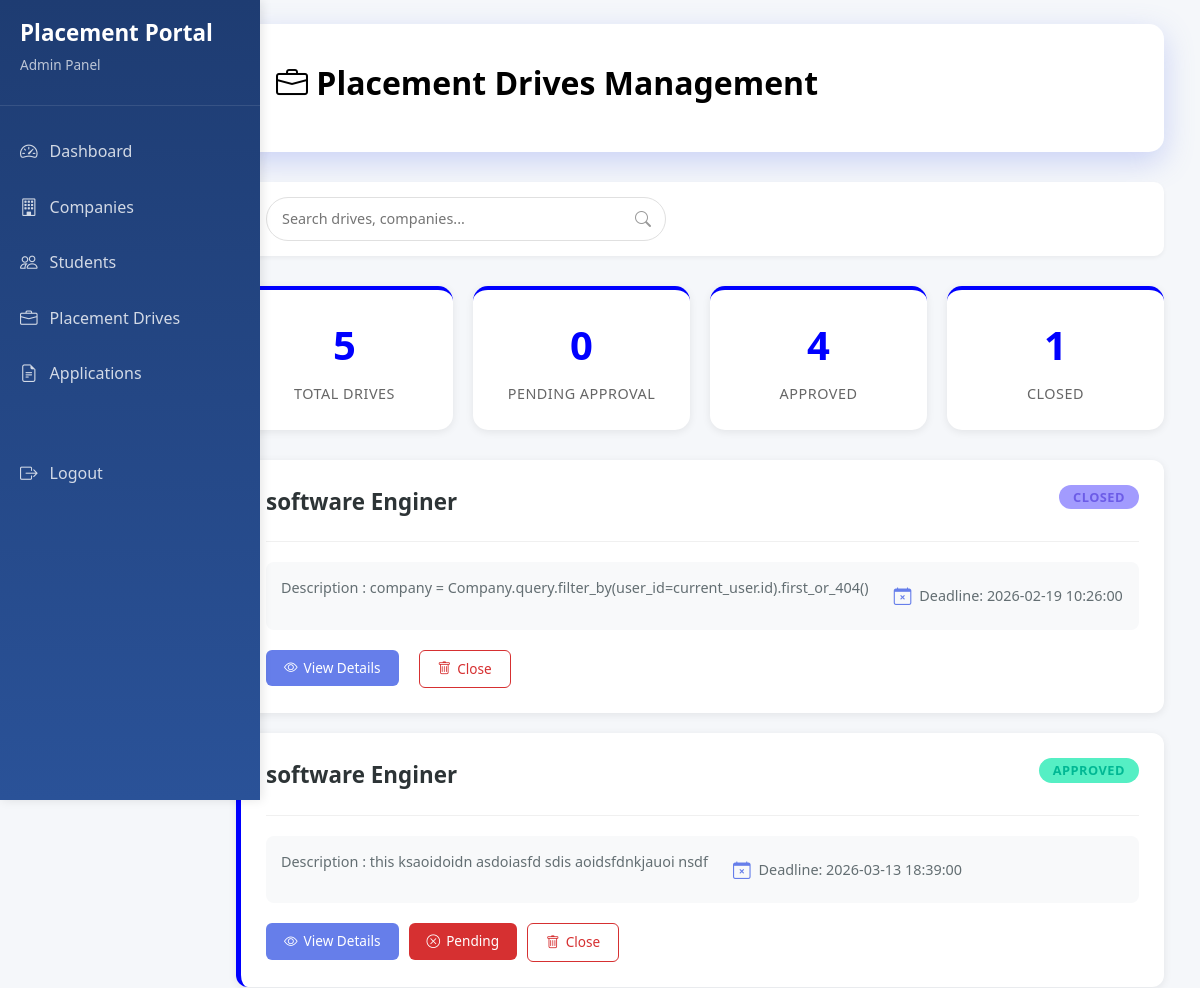
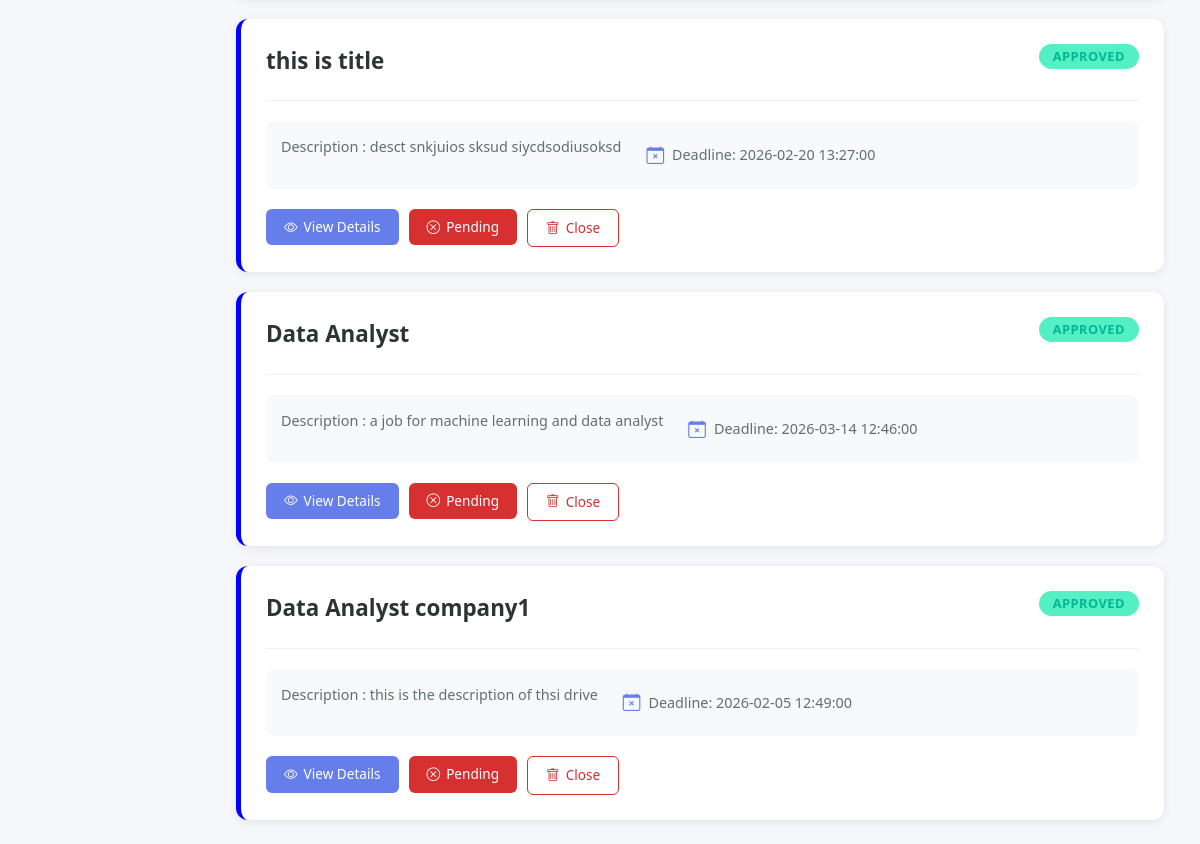
/admin/drives (signed in), run on the app's committed database (2 pictures, top to bottom).
### portal/models.py (models this page shows)
class Drive(db.Model,UserMixin):
    __tablename__ = 'placement_drives'
    id = db.Column(db.Integer , primary_key = True)
    company_id = db.Column(db.Integer,db.ForeignKey('companies.id') , nullable = False)
    job_title = db.Column(db.String(100), nullable = False)
    description = db.Column(db.String(200), nullable = False)
    eligibility = db.Column(db.String(100), nullable = False)
    deadline = db.Column(db.DateTime, nullable = False)
    status = db.Column(db.String(20), nullable = False,default ='APPROVED') #APPROVED,PENDING,CLOSED
    company = db.relationship('Company' , backref = 'companies')

### app.py (the view)
@app.route('/admin/drives')
@login_required
def admin_drives():
    d = Drive.query.all()
    t_p = len(Drive.query.filter_by(status = 'PENDING').all())
    t_a = len(Drive.query.filter_by(status = 'APPROVED').all())
    t_c = len(Drive.query.filter_by(status = 'CLOSED').all())
    return render_template('admin/admin_drives.html',t_d = len(d),t_p = t_p,t_c = t_c , t_a = t_a,drive = d)

### app.py (called while the page is built)
@login_manager.user_loader
def load_user(user_id):
    return User.query.get(int(user_id))

### templates/admin/admin_drives.html (shortened to what this page needs)
{% extends "admin/admin_base.html" %}
{% block content %}
<div class="header">
    <h1><i class="bi bi-briefcase"></i> Placement Drives Management</h1>
</div>
<div class="nav">
    <div class="search">
        <input type="text" placeholder="Search drives, companies...">
        <i class="bi bi-search"></i>
    </div>
</div>
<div class="stats">
    <div class="stat hov">
        <div class="stat-number">{{t_d}}</div>
        <div class="stat-label">Total Drives</div>
    </div>
    <div class="stat hovr">
        <div class="stat-number">{{t_p}}</div>
        <div class="stat-label">Pending Approval</div>
    </div>
    <div class="stat hov">
        <div class="stat-number">{{t_a}}</div>
        <div class="stat-label">Approved</div>
    </div>
    <div class="stat hovr">
        <div class="stat-number">{{t_c}}</div>
        <div class="stat-label">Closed</div>
    </div>
</div>
<div class="drives-container">
    {% for d in drive %}
    <div class="drive-card pending">
        <div class="drive-header">
            <div style="display: flex; align-items: start; flex: 1;">
                <div class="drive-title-section">
                    <div class="drive-title">{{d.job_title}} </div>
                </div>
            </div>
            <div class="status-badges">
                {% if d.status == 'APPROVED'%}
                <span class="badge badge-approved">APPROVED</span>
                {% elif d.status == 'PENDING' %}
                <span class="badge badge-pending">PENDING</span>
                {% else %}
                <span class="badge badge-closed">CLOSED</span>
                {% endif %}
            </div>
        </div>
        <div class="drive-meta">
            <div class="meta-item">
                <p>Description : {{d.description}} </p>
            </div>
            <div class="meta-item">
                <i class="bi bi-calendar-x"></i>
                <span>Deadline: {{d.deadline}}</span>
            </div>
        </div>
        <div class="action-buttons">
            <a href="{{url_for('drive_detail' , drive_id = d.id)}}">
                <button class="btn-action btn-view">
                    <i class="bi bi-eye"></i> View Details
                </button>
            </a>
            <a href="{{url_for('app_drive', drive_id=d.id)}}">
                {% if d.status == 'PENDING' %}
                <button class="btn-action btn-approve">
                    <i class="bi bi-check-circle"></i> Approve
                </button>
                {% elif d.status == 'APPROVED' %}
                <button class="btn-action btn-reject">
                    <i class="bi bi-x-circle"></i> Pending
                </button>
                {% endif %}
            </a>
            <a href="{{url_for('close_drive' , drive_id = d.id)}}">
                <button class="btn-action btn-delete">
                    <i class="bi bi-trash"></i> Close
                </button>
            </a>
        </div>
    </div>
    {% endfor %}
</div>
{% endblock %}

### templates/admin/admin_base.html (style rules this page uses)
* { margin: 0; padding: 0; box-sizing: border-box; }
body { font-family: 'Segoe UI', Tahoma, Geneva, Verdana, sans-serif; background: #f5f7fa; color: #333; }
.nav { background: white; padding: 15px 30px; border-radius: 10px; margin-bottom: 30px; box-shadow: 0 2px 4px rgba(0, 0, 0, 0.05); display: flex; justify-content: space-between; align-items: center; }
.search { flex: 1; max-width: 400px; position: relative; }
.search input { width: 100%; padding: 10px 40px 10px 15px; border: 1px solid #e0e0e0; border-radius: 25px; font-size: 0.9rem; }
.search i { position: absolute; right: 15px; top: 50%; transform: translateY(-50%); color: #999; }
.header { background-color: white; color: black; padding: 40px; border-radius: 15px; margin-bottom: 30px; box-shadow: 0 10px 30px rgba(102, 126, 234, 0.3); }
.header h1 { font-size: 2rem; margin-bottom: 10px; font-weight: 700; }
.stats { display: grid; grid-template-columns: repeat(auto-fit, minmax(200px, 1fr)); gap: 20px; margin-bottom: 30px; }
.stat { background: white; padding: 25px; border-radius: 12px; box-shadow: 0 2px 8px rgba(0, 0, 0, 0.08); text-align: center; transition: transform 0.3s ease, box-shadow 0.3s ease; border-top: 4px solid blue; }
.stat-number { font-size: 2.5rem; font-weight: 700; color: blue; margin-bottom: 8px; }
.stat-label { font-size: 0.9rem; color: #666; text-transform: uppercase; letter-spacing: 0.5px; font-weight: 500; }
.drives-container { display: grid; gap: 20px; }
.drive-card { background: white; border-radius: 12px; padding: 25px; box-shadow: 0 2px 8px rgba(0, 0, 0, 0.08); transition: all 0.3s ease; border-left: 5px solid blue; position: relative; }
.drive-header { display: flex; justify-content: space-between; align-items: start; margin-bottom: 20px; padding-bottom: 15px; border-bottom: 1px solid #f0f0f0; }
.drive-title-section { flex: 1; }
.drive-title { font-size: 1.4rem; font-weight: 600; color: #2d3436; margin-bottom: 8px; }
.status-badges { display: flex; gap: 8px; flex-wrap: wrap; }
.badge { padding: 6px 14px; border-radius: 20px; font-size: 0.8rem; font-weight: 600; text-transform: uppercase; letter-spacing: 0.5px; }
.badge-approved { background: #55efc4; color: #00b894; }
.badge-closed { background: #a29bfe; color: #6c5ce7; }
.drive-meta { display: flex; flex-wrap: wrap; gap: 25px; margin: 20px 0; padding: 15px; background: #f8f9fa; border-radius: 8px; }
.meta-item { display: flex; align-items: center; gap: 8px; font-size: 0.9rem; color: #636e72; }
.meta-item i { color: #667eea; font-size: 1.1rem; }
.action-buttons { display: flex; flex-wrap: wrap; gap: 10px; margin-top: 20px; }
.btn-action { padding: 8px 18px; border-radius: 6px; font-size: 0.85rem; font-weight: 500; border: none; cursor: pointer; transition: all 0.3s ease; display: inline-flex; align-items: center; gap: 6px; }
.btn-view { background: blue; color: white; }
.btn-reject { background: #d63031; color: white; }
.btn-delete { background: transparent; color: #d63031; border: 1px solid #d63031; }
.btn-view { background: #667eea; color: white; }

### templates/admin/admin_drives.html (style rules this page uses)
a { text-decoration: none; }
.hov { border-radius: 15px; }
.hovr { border-radius: 15px; }

### data on the page
Drive: job_title "software Enginer", status "CLOSED", description "company = Company.query.filter_by(user_id=current_user.id).first_or_404()", deadline "2026-02-19 10:26:00"
Drive: job_title "software Enginer", status "APPROVED", description "this ksaoidoidn asdoiasfd sdis aoidsfdnkjauoi nsdf", deadline "2026-03-13 18:39:00"
Drive: job_title "this is title", status "APPROVED", description "desct snkjuios sksud siycdsodiusoksd", deadline "2026-02-20 13:27:00"
Drive: job_title "Data Analyst", status "APPROVED", description "a job for machine learning and data analyst", deadline "2026-03-14 12:46:00"
Drive: job_title "Data Analyst company1", status "APPROVED", description "this is the description of thsi drive", deadline "2026-02-05 12:49:00"

### other printed values
{{ t_d }} "5"
{{ t_p }} "0"
{{ t_a }} "4"
{{ t_c }} "1"
